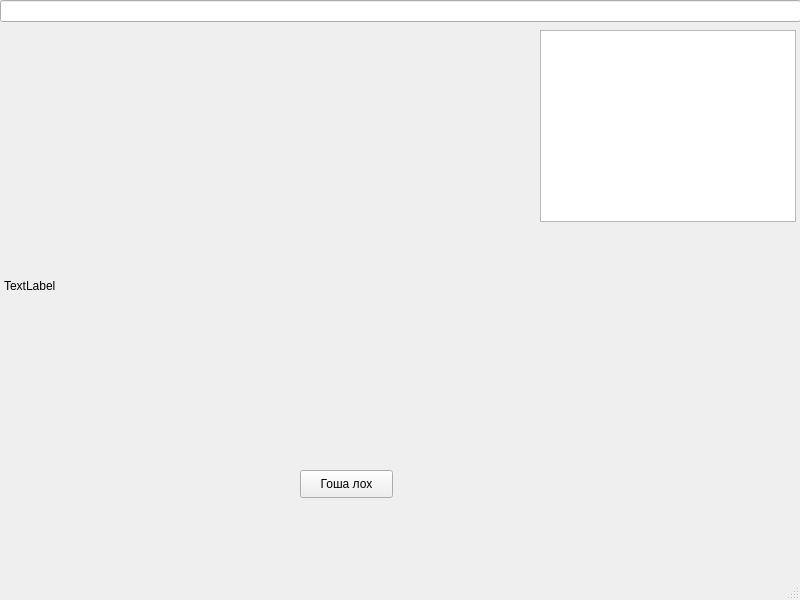
<?xml version="1.0" encoding="UTF-8"?>
<ui version="4.0">
 <class>MainWindow</class>
 <widget class="QMainWindow" name="MainWindow">
  <property name="geometry">
   <rect>
    <x>0</x>
    <y>0</y>
    <width>800</width>
    <height>600</height>
   </rect>
  </property>
  <property name="windowTitle">
   <string>MainWindow</string>
  </property>
  <widget class="QWidget" name="centralwidget">
   <property name="enabled">
    <bool>true</bool>
   </property>
   <property name="cursor">
    <cursorShape>ArrowCursor</cursorShape>
   </property>
   <widget class="QLabel" name="label">
    <property name="geometry">
     <rect>
      <x>4</x>
      <y>5</y>
      <width>791</width>
      <height>561</height>
     </rect>
    </property>
    <property name="text">
     <string>TextLabel</string>
    </property>
   </widget>
   <widget class="QLineEdit" name="lineEdit">
    <property name="geometry">
     <rect>
      <x>0</x>
      <y>0</y>
      <width>801</width>
      <height>22</height>
     </rect>
    </property>
   </widget>
   <widget class="QPushButton" name="pushButton">
    <property name="geometry">
     <rect>
      <x>300</x>
      <y>470</y>
      <width>93</width>
      <height>28</height>
     </rect>
    </property>
    <property name="text">
     <string>Гоша лох</string>
    </property>
   </widget>
   <widget class="QTableWidget" name="tableWidget">
    <property name="geometry">
     <rect>
      <x>540</x>
      <y>30</y>
      <width>256</width>
      <height>192</height>
     </rect>
    </property>
   </widget>
  </widget>
  <widget class="QMenuBar" name="menubar">
   <property name="geometry">
    <rect>
     <x>0</x>
     <y>0</y>
     <width>800</width>
     <height>26</height>
    </rect>
   </property>
  </widget>
  <widget class="QStatusBar" name="statusbar"/>
 </widget>
 <resources/>
 <connections/>
</ui>
